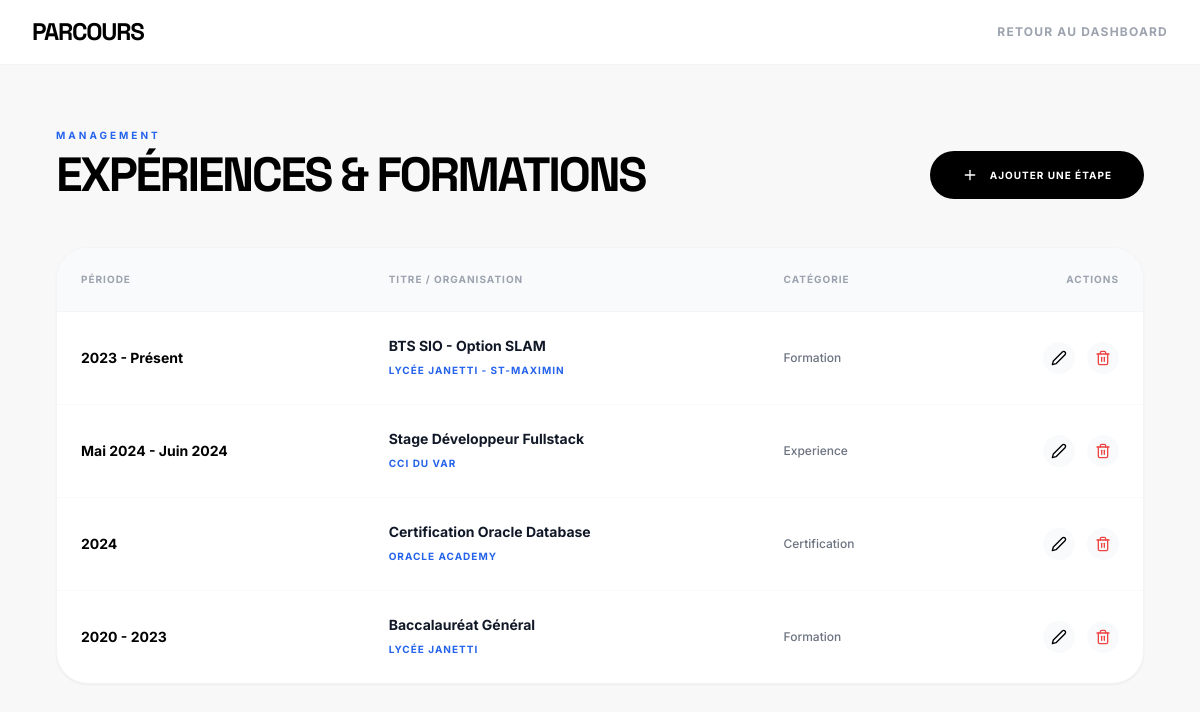
Screenshot of /admin/timeline (signed in) with the database file from the repository.
### tables this page shows
CREATE TABLE IF NOT EXISTS timeline (
    id INT AUTO_INCREMENT PRIMARY KEY,
    title VARCHAR(100) NOT NULL,
    organization VARCHAR(100) NOT NULL,
    period VARCHAR(50) NOT NULL,
    description TEXT,
    category ENUM('formation', 'experience', 'certification') NOT NULL,
    display_order INT DEFAULT 0,
    created_at TIMESTAMP DEFAULT CURRENT_TIMESTAMP
);

### controllers/AdminController.php (called while the page is built, shortened)
<?php
class AdminController {
    private $db;
    public function __construct() {
        $database = new Database();
        $this->db = $database->getConnection();
    }
    public function timeline() {
        $items = (new TimelineModel($this->db))->getAll();
        require_once 'views/admin/timeline.php';
    }
}

### index.php (called while the page is built, shortened)
<?php
spl_autoload_register(function ($class) {
    $path = str_replace('\\', '/', $class) . '.php';
    if (file_exists($path)) {
        require_once $path;
    } else {
        $loweredPath = strtolower(dirname($path)) . '/' . basename($path);
    }
});
$router = new Router();
$router->add('/', function() {
    $controller = new HomeController();
    $controller->index();
});
$router->add('/login', function() {
    $controller = new AuthController();
    $controller->login();
});
$router->add('/logout', function() {
    $controller = new AuthController();
    $controller->logout();
});
$router->add('/admin', function() {
    $controller = new AdminController();
    $controller->index();
});
$router->add('/admin/bts/add', function() {
    $controller = new AdminController();
    $controller->bts_edit();
});
$router->add('/admin/bts/edit', function() {
    $controller = new AdminController();
    $controller->bts_edit();
});
$router->add('/admin/bts/delete', function() {
    $controller = new AdminController();
    $controller->bts_delete();
});
$router->add('/admin/projects', function() {
    $controller = new AdminController();
    $controller->projects();
});
$router->add('/admin/projects/add', function() {
    $controller = new AdminController();
    $controller->project_edit();
});
$router->add('/admin/projects/edit', function() {
    $controller = new AdminController();
    $controller->project_edit();
});
$router->add('/admin/projects/delete', function() {
    $controller = new AdminController();
    $controller->project_delete();
});
$router->add('/admin/veille', function() {
    $controller = new AdminController();
    $controller->veille();
});
$router->add('/admin/veille/add', function() {
    $controller = new AdminController();
    $controller->veille_edit();
});
$router->add('/admin/veille/edit', function() {
    $controller = new AdminController();
    $controller->veille_edit();
});
$router->add('/admin/veille/delete', function() {
    $controller = new AdminController();
    $controller->veille_delete();
});
$router->add('/admin/veille/rss', function() {
    $controller = new AdminController();
    $controller->veille_rss();
});
$router->add('/admin/veille/sources', function() {
    $controller = new AdminController();
    $controller->veille_sources();
});
$router->add('/admin/veille/sources/delete', function() {
    $controller = new AdminController();
    $controller->veille_source_delete();
});
$router->add('/admin/timeline', function() {
    $controller = new AdminController();
    $controller->timeline();
});
$router->add('/admin/timeline/add', function() {
    $controller = new AdminController();
    $controller->timeline_edit();
});
$router->add('/admin/timeline/edit', function() {
    $controller = new AdminController();
    $controller->timeline_edit();
});
$router->add('/admin/timeline/delete', function() {
    $controller = new AdminController();
    $controller->timeline_delete();
});
$router->add('/admin/cv', function() {
    $controller = new AdminController();
    $controller->cv();
});
$router->run();

### router/Router.php (called while the page is built, shortened)
<?php
class Router {
    private $routes = [];
    public function add($path, $callback) {
        $this->routes[$path] = $callback;
    }
    public function run() {
        $path = parse_url($_SERVER['REQUEST_URI'], PHP_URL_PATH);
        $basePath = '/testportfolio';
        if (strpos($path, $basePath) === 0) {
            $path = substr($path, strlen($basePath));
        }
        if (array_key_exists($path, $this->routes)) {
            return call_user_func($this->routes[$path]);
        }
    }
}

### config/Database.php (called while the page is built, shortened)
<?php
class Database {
    private $host = "localhost";
    private $db_name = "testfolio_db";
    private $username = "root";
    private $password = "";
    public function getConnection() {
        $this->conn = null;
        try {
            $this->conn = new PDO("mysql:host=" . $this->host . ";port=3308;dbname=" . $this->db_name, $this->username, $this->password);
            $this->conn->exec("set names utf8");
            $this->conn->setAttribute(PDO::ATTR_ERRMODE, PDO::ERRMODE_EXCEPTION);
        } catch(PDOException $exception) {
            echo "Erreur de connexion : " . $exception->getMessage();
        }
        return $this->conn;
    }
}

### models/TimelineModel.php (called while the page is built, shortened)
<?php
class TimelineModel {
    private $conn;
    public function __construct($db) {
        $this->conn = $db;
    }
    public function getAll() {
        $query = "SELECT * FROM timeline ORDER BY display_order ASC, created_at DESC";
        $stmt = $this->conn->prepare($query);
        $stmt->execute();
        return $stmt->fetchAll(PDO::FETCH_ASSOC);
    }
}

### views/admin/timeline.php (the view, shortened to what this page needs)
<!DOCTYPE html>
<html lang="fr">
<head>
    <script src="https://cdn.tailwindcss.com"></script>
</head>
<body class="bg-[#f8f8f8]">
    <nav class="bg-white border-b border-gray-100 px-8 py-4 flex justify-between items-center fixed top-0 w-full z-50">
        <h1 class="display-title text-2xl font-bold uppercase tracking-tighter">Parcours</h1>
        <a href="/testportfolio/admin" class="text-xs font-bold uppercase tracking-widest text-gray-400 hover:text-black">Retour au dashboard</a>
    </nav>
    <main class="pt-32 pb-20 px-8 max-w-6xl mx-auto">
        <div class="flex justify-between items-end mb-12">
            <div>
                <span class="text-[10px] font-bold text-blue-600 uppercase tracking-[0.3em] mb-2 block">Management</span>
                <h2 class="display-title text-5xl font-extrabold uppercase tracking-tighter">Expériences & Formations</h2>
            </div>
            <a href="/testportfolio/admin/timeline/add" class="bg-black text-white px-8 py-4 rounded-full font-bold uppercase tracking-widest text-[10px] hover:bg-gray-800 transition-all flex items-center gap-3">
                <i data-feather="plus" class="w-4 h-4"></i> Ajouter une étape
            </a>
        </div>
        <div class="bg-white border border-gray-100 rounded-[2rem] overflow-hidden shadow-sm">
            <table class="w-full text-left">
                <thead>
                    <tr class="bg-gray-50 border-b border-gray-100">
                        <th class="p-6 text-[10px] font-bold uppercase tracking-widest text-gray-400">Période</th>
                        <th class="p-6 text-[10px] font-bold uppercase tracking-widest text-gray-400">Titre / Organisation</th>
                        <th class="p-6 text-[10px] font-bold uppercase tracking-widest text-gray-400">Catégorie</th>
                        <th class="p-6 text-[10px] font-bold uppercase tracking-widest text-gray-400 text-right">Actions</th>
                    </tr>
                </thead>
                <tbody class="divide-y divide-gray-50 text-sm">
                    <?php if (empty($items)): ?>
                        <tr>
                            <td colspan="4" class="p-12 text-center text-gray-400 italic">Aucune donnée enregistrée</td>
                        </tr>
                    <?php else: ?>
                        <?php foreach ($items as $item): ?>
                            <tr class="hover:bg-gray-50/50 transition-colors">
                                <td class="p-6 font-bold whitespace-nowrap"><?php echo htmlspecialchars($item['period']); ?></td>
                                <td class="p-6">
                                    <div class="font-bold text-gray-900"><?php echo htmlspecialchars($item['title']); ?></div>
                                    <div class="text-[10px] text-blue-600 font-bold uppercase tracking-widest mt-1"><?php echo htmlspecialchars($item['organization']); ?></div>
                                </td>
                                <td class="p-6 capitalize text-xs font-medium text-gray-500"><?php echo $item['category']; ?></td>
                                <td class="p-6 text-right">
                                    <div class="flex justify-end gap-3">
                                        <a href="/testportfolio/admin/timeline/edit?id=<?php echo $item['id']; ?>" class="p-2 bg-gray-50 rounded-full hover:bg-black hover:text-white transition-all">
                                            <i data-feather="edit-2" class="w-4 h-4"></i>
                                        </a>
                                        <a href="/testportfolio/admin/timeline/delete?id=<?php echo $item['id']; ?>" onclick="return confirm('Supprimer ?')" class="p-2 bg-gray-50 rounded-full hover:bg-red-500 hover:text-white transition-all text-red-500">
                                            <i data-feather="trash-2" class="w-4 h-4"></i>
                                        </a>
                                    </div>
                                </td>
                            </tr>
                        <?php endforeach; ?>
                    <?php endif; ?>
                </tbody>
            </table>
        </div>
    </main>
</body>
</html>

### views/admin/timeline.php (style rules this page uses)
body { font-family: 'Inter', sans-serif; }
.display-title { font-family: 'Space Grotesk', sans-serif; }

### rows the page displays
timeline: period "2023 - Présent", title "BTS SIO - Option SLAM", organization "LYCÉE JANETTI - ST-MAXIMIN", category "Formation"
timeline: period "Mai 2024 - Juin 2024", title "Stage Développeur Fullstack", organization "CCI DU VAR", category "Experience"
timeline: period "2024", title "Certification Oracle Database", organization "ORACLE ACADEMY", category "Certification"
timeline: period "2020 - 2023", title "Baccalauréat Général", organization "LYCÉE JANETTI", category "Formation"
